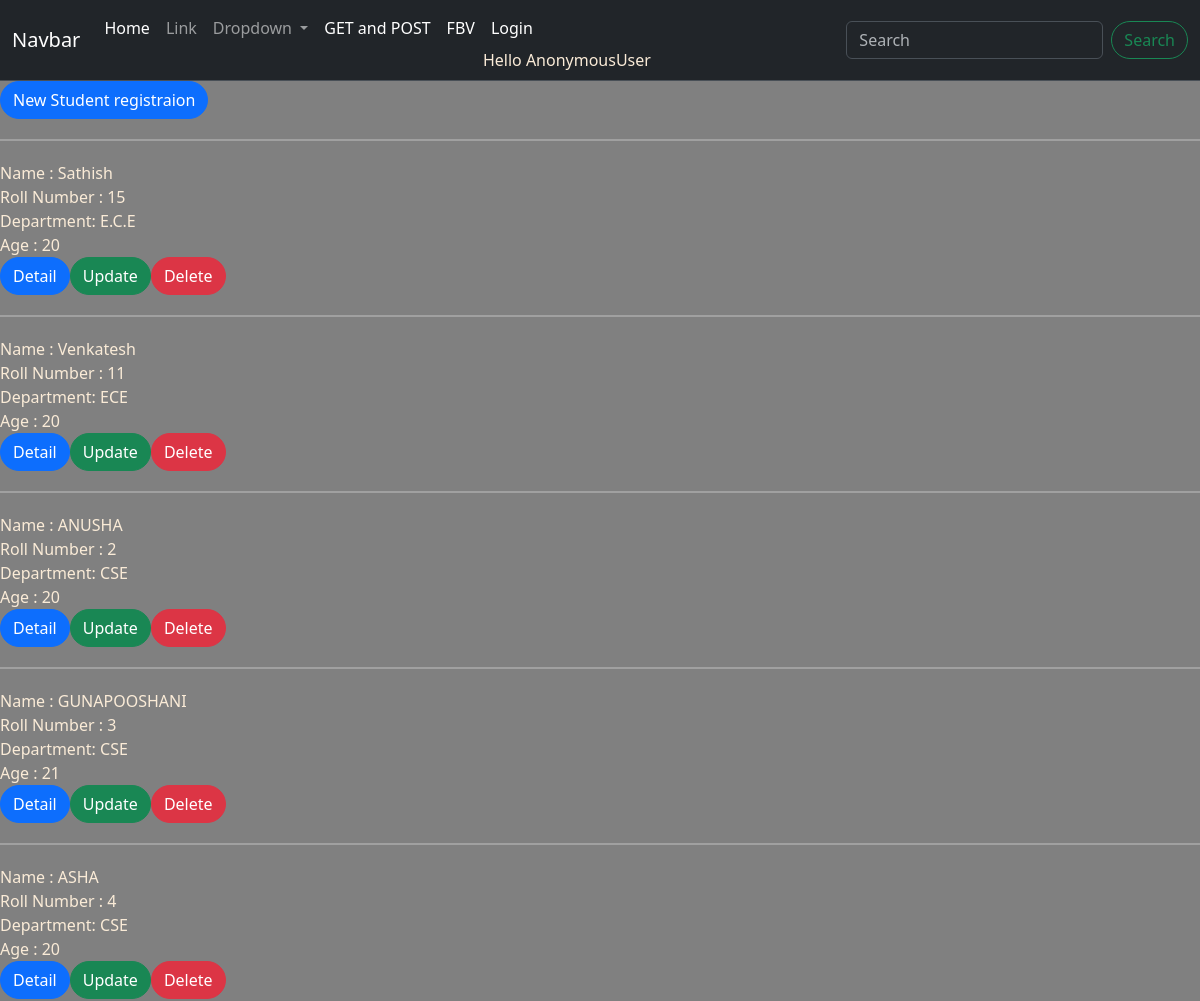
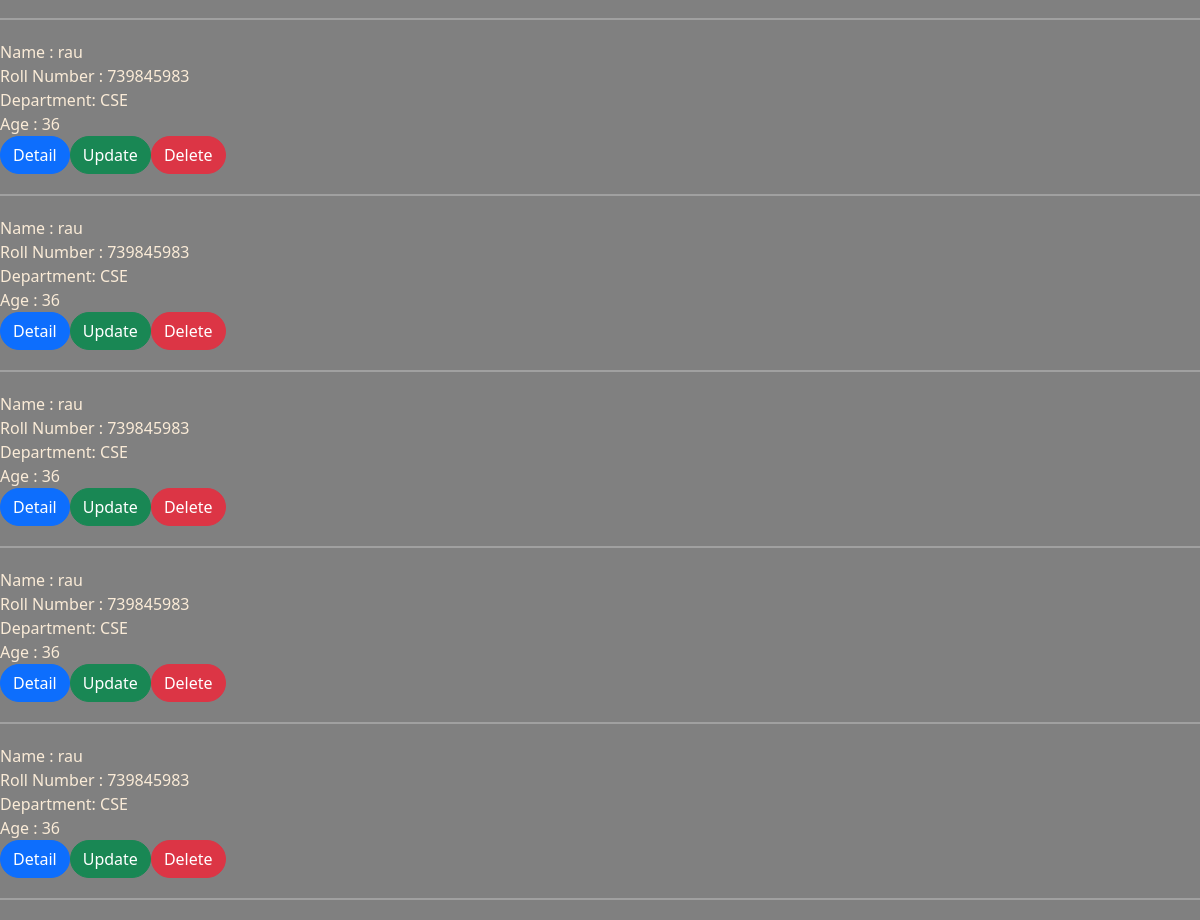
/students, run on the app's committed database (2 pictures, top to bottom).
### appname/models.py (models this page shows)
class Student(models.Model):
    name = models.CharField(max_length=100)
    rollno = models.IntegerField()
    department = models.CharField(max_length=20)
    age = models.IntegerField()

### appname/views.py (the view)
# urls.py: path('students', views.students, name = "students"), #studentlist
def students(request):
    student = Student.objects.all()
    context = {'student':student}
    return render(request, 'student.html', context)

### templates/student.html (shortened to what this page needs)
{% include 'base.html' %}
{% block content %}
<a href="{% url 'appname:form'%}"><button type="button" class="btn btn-primary">New Student registraion</button></a>
<br><hr>
    {% for i in student %}
          Name :  {{ i.name }}<br>
          Roll Number : {{i.rollno}}<br>
          Department: {{i.department}}<br>
          Age   : {{i.age}}<br>
          <div class="button-container">
            <a href = "detail/{{ i.id }}"><button type="button" class="btn btn-primary">Detail</button></a>
            <a href = "update/{{ i.id }}"><button type="button" class="btn btn-success">Update</button></a>
            <a href = "delete/{{ i.id }}"><button type="button" class="btn btn-danger">Delete</button></a>
          </div>
          <hr>
          {% endfor %}
{% endblock %}

### templates/base.html (style rules this page uses)
body { background-color: grey; color: antiquewhite; }

### templates/student.html (style rules this page uses)
hr { border: 0; border-top: 2px solid #fff; margin: 20px 0; }
.button-container { display: flex; justify-content: start; }
.btn { border-radius: 20px; }

### data on the page
Student: name "Sathish", rollno "15", department "E.C.E", age "20"
Student: name "Venkatesh", rollno "11", department "ECE", age "20"
Student: name "ANUSHA", rollno "2", department "CSE", age "20"
Student: name "GUNAPOOSHANI", rollno "3", department "CSE", age "21"
Student: name "ASHA", rollno "4", department "CSE", age "20"
Student: name "rau", rollno "739845983", department "CSE", age "36"
Student: name "rau", rollno "739845983", department "CSE", age "36"
Student: name "rau", rollno "739845983", department "CSE", age "36"
Student: name "rau", rollno "739845983", department "CSE", age "36"
Student: name "rau", rollno "739845983", department "CSE", age "36"

### other printed values
{{ user }} "AnonymousUser"
